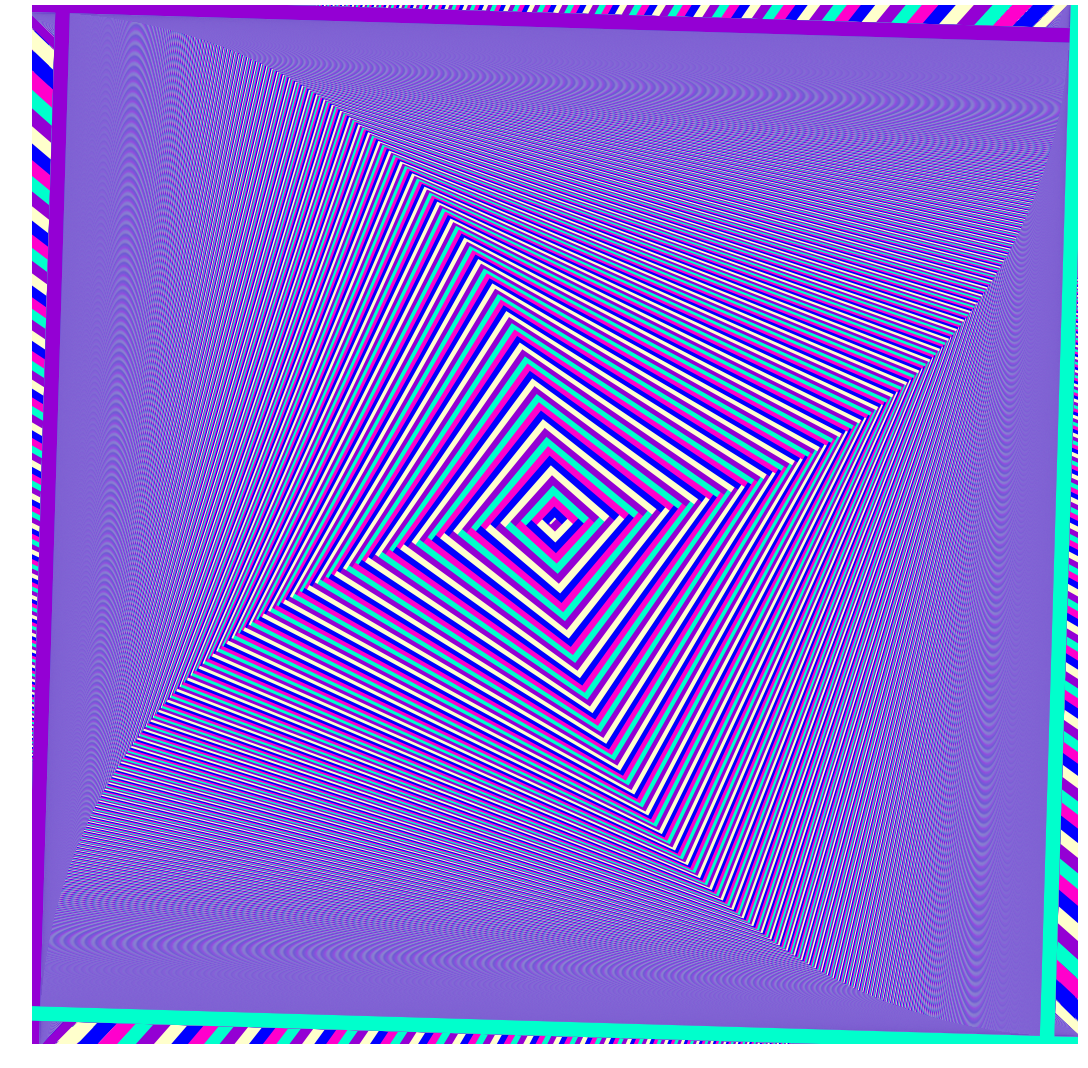

This figure's Python source:
import numpy as np
import pylab as pl
from matplotlib import collections  as mc
import matplotlib


#lines = [[(0, 1), (1, 1)], [(2, 3), (3, 3)], [(1, 2), (1, 3)]]
#c = np.array([(0, 0, 0, 1), (0, 1, 0, 1), (0, 0, 1, 1)])

lines = [[(0,0),(1,0)]]
c = np.array([(0.58,0,0.83,1)]) # purple
CC = c
c = np.array([(0,0,1,1)]) # blue
CC = np.append(CC, c, axis=0)
c = np.array([(0,1,.8,1)]) # green
CC = np.append(CC, c, axis=0)
c = np.array([(1,1,.8,1)]) # yellow
CC = np.append(CC, c, axis=0)
c = np.array([(1,0,.8,1)]) # red
CC = np.append(CC, c, axis=0)

#lines = [[(0,0),(1,0)]]
#c = np.array([(0.58,0,0.83,1)]) # purple
#CC = c
#c = np.array([(0,0,1,1)]) # blue
#CC = np.append(CC, c, axis=0)
#c = np.array([(0,1,0,1)]) # green
#CC = np.append(CC, c, axis=0)
#c = np.array([(1,1,0,1)]) # yellow
#CC = np.append(CC, c, axis=0)
#c = np.array([(1,0,0,1)]) # red
#CC = np.append(CC, c, axis=0)

CCC = [CC[0]]
cCounter = 0

def lineDraw(x1, y1, x2, y2, colorVec, counter):
	global CCC
	global cCounter
	CCC = np.append(colorVec, [CC[cCounter]], axis=0)
	lines.append([(x1,y1),(x2,y2)])
	cCounter = (counter + 1) % 5
	return
	
m = 0.022
iter = 1531
thickness = 10.51

for step in range(0,iter):
	lineDraw(x1=0, y1=0, x2=1, y2=0 + m*step, colorVec=CCC, counter=cCounter) # A
	lineDraw(x1=0, y1=0, x2=1 - m*step, y2=1, colorVec=CCC, counter=cCounter) # B
	lineDraw(x1=1, y1=0, x2=1 - m*step, y2=1, colorVec=CCC, counter=cCounter) # C
	lineDraw(x1=1, y1=0, x2=0, y2=1 - m*step, colorVec=CCC, counter=cCounter) # D
	lineDraw(x1=0, y1=1, x2=1, y2=1 + m*step, colorVec=CCC, counter=cCounter) # H
	lineDraw(x1=0, y1=1, x2=0 + m*step, y2=0, colorVec=CCC, counter=cCounter) # G
	lineDraw(x1=1, y1=1, x2=0 + m*step, y2=0, colorVec=CCC, counter=cCounter) # F
	lineDraw(x1=1, y1=1, x2=0, y2=1 - m*step, colorVec=CCC, counter=cCounter) # E

lc = mc.LineCollection(lines, colors=CCC, linewidths=thickness)
fig, ax = pl.subplots()
fig.set_size_inches(13.5, 13.5)
ax.add_collection(lc)
pl.axis('off')
pl.savefig('rainbow.png', pad_inches=0, bbox_inches='tight')
pl.show()
